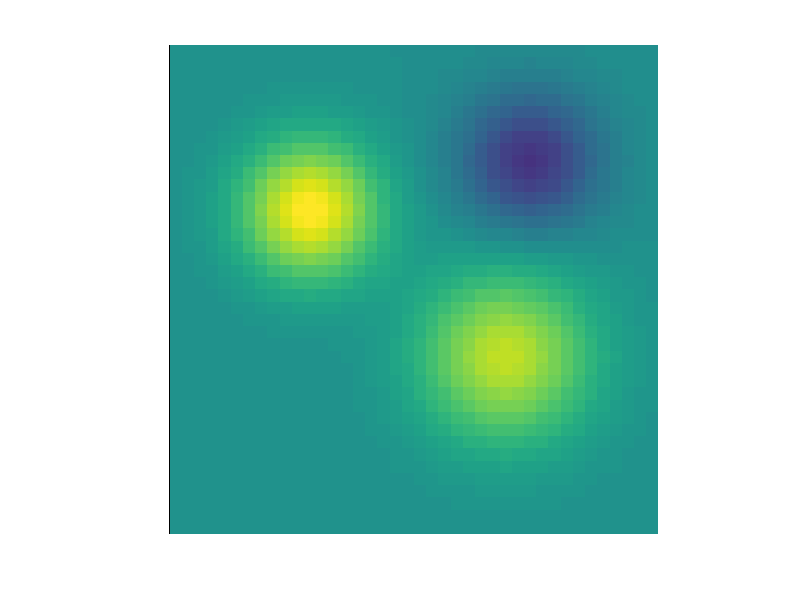

Write the MATLAB code that produced this figure. (Note: this script raises an error after producing the figure.)
%% Chapter 40 Lab (MATLAB): Applying a Fixed Brain Signature
%[text] In this lab you play the role of a researcher who has *downloaded* a
%[text] pretrained, population-level pattern (a "signature") and wants to apply it
%[text] to new subjects' data. You will: (1) define a fixed signature weight map;
%[text] (2) simulate condition images for new test subjects; (3) compute pattern
%[text] responses (dot products); (4) test paired forced-choice accuracy and
%[text] ROC / sensitivity / specificity; and (5) see how scanner gain and offset
%[text] distort some similarity metrics but not others.
%[text]
%[text] Requirements: CanlabCore (github.com/canlab/CanlabCore) + SPM12 on your
%[text] path for `roc_plot` and the optional real-data section at the end.
%[text] Sections 1-6 otherwise use base MATLAB + Statistics Toolbox only.
%[text]
%[text] Companion to the Chapter 40 page of "Elements of fMRI Analysis -
%[text] Interactive Tutorials". Parts adapted from CANlab tutorial
%[text] canlab_help_9_apply_a_multivariate_pattern_of_interest.m (github.com/canlab).

%% 1. Define a fixed signature weight map
% The signature is a FIXED set of weights, w. Pretend it was trained on prior
% studies: we never re-fit it to the test data below. Here it lives on a
% 40 x 40 "brain slice" with two positive regions and one negative region.

side = 40;
[xx, yy] = meshgrid(1:side, 1:side);
blob = @(cx, cy, sd) exp(-((xx - cx).^2 + (yy - cy).^2) ./ (2 * sd^2));

W = 1.0 * blob(12, 14, 4) + 0.8 * blob(28, 26, 5) - 0.7 * blob(30, 10, 4);
w = W(:);                                  % vectorized weights, one per "voxel"
n_vox = numel(w);

figure;
imagesc(W, [-1 1]); axis image off; colormap(gca, canlab_colormap_or_default);
colorbar; title('Fixed signature weight map w');

%% 2. Simulate condition images for new test subjects
% 30 new subjects, three conditions per subject:
%   - pain:   expresses the signature strongly (amplitude ~ N(1.0, 0.4))
%   - sound:  an arousing but nonpainful control; weak expression (~ N(0.3, 0.2))
%   - warmth: neutral control; no expression
% Each subject also has a baseline (global) offset shared by all conditions,
% and independent voxel noise -- like real condition images.

rng(2026);
n_sub = 30;

amp_pain  = 1.0 + 0.4 * randn(n_sub, 1);
amp_sound = 0.3 + 0.2 * randn(n_sub, 1);
amp_warm  = zeros(n_sub, 1);

offset   = 0.3 * randn(n_sub, 1);          % subject baseline differences
noise_sd = 4;

make_images = @(amp) amp * w' + offset * ones(1, n_vox) + noise_sd * randn(n_sub, n_vox);
img_pain  = make_images(amp_pain);         % subjects x voxels
img_sound = make_images(amp_sound);
img_warm  = make_images(amp_warm);

figure;
subplot(1, 2, 1); imagesc(W, [-1 1]); axis image off; title('Signature');
subplot(1, 2, 2); imagesc(reshape(img_pain(1, :), side, side), [-8 8]);
axis image off; title('Subject 1, pain image (noisy)');

%% 3. Pattern responses: the dot product
% The pattern response for each image is r = w' * x, a weighted average of
% image values with weights fixed by the signature. With fmri_data objects,
% the same operation is:
%   pexp = apply_mask(data_obj, signature_obj, 'pattern_expression', 'ignore_missing');

resp_pain  = img_pain  * w;
resp_sound = img_sound * w;
resp_warm  = img_warm  * w;

figure; hold on;
plot([1 2 3], [resp_pain resp_sound resp_warm]', '-', 'Color', [.7 .7 .7]);
plot(1 * ones(n_sub, 1), resp_pain,  'ro', 'MarkerFaceColor', [1 .6 .6]);
plot(2 * ones(n_sub, 1), resp_sound, 'o', 'Color', [.9 .6 0]);
plot(3 * ones(n_sub, 1), resp_warm,  'bo', 'MarkerFaceColor', [.6 .6 1]);
set(gca, 'XTick', 1:3, 'XTickLabel', {'pain' 'sound' 'warmth'}, 'XLim', [.5 3.5]);
ylabel('Pattern response  w''x'); title('Signature responses by condition');

fprintf('Mean responses: pain = %3.1f, sound = %3.1f, warmth = %3.1f\n', ...
    mean(resp_pain), mean(resp_sound), mean(resp_warm));

%% 4. Paired forced-choice accuracy
% Within each subject, which condition has the larger response? Baseline
% (offset) differences between subjects cancel in this paired comparison.
% binotest (CanlabCore) gives a binomial test against chance (0.5).

acc_pain_warm  = mean(resp_pain > resp_warm);
acc_pain_sound = mean(resp_pain > resp_sound);

fprintf('Forced-choice accuracy, pain vs warmth: %3.0f%%\n', 100 * acc_pain_warm);
fprintf('Forced-choice accuracy, pain vs sound:  %3.0f%%\n', 100 * acc_pain_sound);

RES = binotest(double(resp_pain > resp_warm), 0.5);   % CanlabCore binomial test
fprintf('Binomial test vs chance (pain vs warmth): p = %3.6f\n', RES.p_val);

%% 5. ROC curves, sensitivity, and specificity
% Single-interval classification: one threshold for everyone. Then the paired
% forced-choice version ('twochoice'), which assumes the positive and null
% observations are entered in the same subject order.

figure;
ROC = roc_plot([resp_pain; resp_warm], [true(n_sub, 1); false(n_sub, 1)], ...
    'color', 'b', 'plothistograms');
fprintf('Single-interval: AUC = %3.2f, sens = %3.2f, spec = %3.2f\n', ...
    ROC.AUC, ROC.sensitivity, ROC.specificity);

figure;
ROC2 = roc_plot([resp_pain; resp_warm], [true(n_sub, 1); false(n_sub, 1)], ...
    'twochoice', 'color', 'r');
fprintf('Forced-choice:   accuracy = %3.2f\n', ROC2.accuracy);

% Forced-choice accuracy is usually higher: between-subject baseline variance
% counts against a single threshold, but cancels within person.

%% 6. Metric choice and calibration across scanners
% Suppose the same subjects were scanned on "Scanner B", which multiplies
% signal by a gain and adds a uniform offset. Compare three pattern-similarity
% metrics:
%   dot product  -- sensitive to gain AND offset
%   cosine       -- invariant to gain, sensitive to offset
%   correlation  -- invariant to gain and uniform offset
% (canlab_pattern_similarity implements these for fmri_data-style matrices.)

gain = 1.8; shift = 5;
img_pain_B = gain * img_pain + shift;

metrics = @(X) deal( ...
    X * w, ...                                                   % dot product
    (X * w) ./ (vecnorm(X, 2, 2) * norm(w)), ...                 % cosine
    corr(X', w));                                                % correlation

[dotA, cosA, corA] = metrics(img_pain);
[dotB, cosB, corB] = metrics(img_pain_B);

figure;
subplot(1, 3, 1); boxplot([dotA dotB], 'Labels', {'Scanner A' 'Scanner B'});
title('Dot product');
subplot(1, 3, 2); boxplot([cosA cosB], 'Labels', {'Scanner A' 'Scanner B'});
title('Cosine similarity');
subplot(1, 3, 3); boxplot([corA corB], 'Labels', {'Scanner A' 'Scanner B'});
title('Correlation');

% Within-scanner forced-choice comparisons are unaffected by gain/offset,
% because both conditions are transformed the same way:
img_warm_B = gain * img_warm + shift;
fprintf('Forced-choice accuracy, Scanner A: %3.2f\n', mean(resp_pain > resp_warm));
fprintf('Forced-choice accuracy, Scanner B: %3.2f\n', ...
    mean(img_pain_B * w > img_warm_B * w));

%% 7. Optional: real data with CANlab pattern-expression idioms
% Requires CanlabCore, SPM12, and Neuroimaging_Pattern_Masks on your path.
% Adapted from canlab_help_9_apply_a_multivariate_pattern_of_interest.m.
% We apply a whole-brain pain-predictive PLS signature (Kragel et al. 2018,
% Nature Neuroscience) to 30 subjects' [regulate - look] contrast images
% (Wager et al. 2008, Neuron).

if ~isempty(which('load_image_set'))

    test_data = load_image_set('emotionreg');       % 30 subjects' contrast images
    [pats, patnames] = load_image_set('pain_cog_emo');
    sig = get_wh_image(pats, 8);                    % whole-brain pain pattern

    % Pattern responses with three metrics. apply_mask resamples the pattern
    % to the data space and treats 0s in data images as missing values.
    pexp     = apply_mask(test_data, sig, 'pattern_expression', 'ignore_missing');
    pexp_cos = apply_mask(test_data, sig, 'pattern_expression', 'ignore_missing', 'cosine_similarity');
    pexp_r   = apply_mask(test_data, sig, 'pattern_expression', 'ignore_missing', 'correlation');

    figure;
    barplot_columns([scale(pexp) scale(pexp_cos) scale(pexp_r)], 'nofigure', ...
        'names', {'dot product (z)' 'cosine (z)' 'correlation (z)'});
    ylabel('Pattern response (z-scored for comparison)');
    title('Pain-signature responses: emotion regulation contrast');

    disp('Correlations among the three metrics across subjects:');
    disp(corr([pexp pexp_cos pexp_r]));

else
    disp('CanlabCore not found on path -- skipping the real-data section.');
end

%% Helper: colormap fallback
function cm = canlab_colormap_or_default
% Use a diverging colormap; fall back to parula-based if none available.
try
    cm = colormap_tor([0 0 1], [1 0 0], [1 1 1]);
catch
    cm = [linspace(0, 1, 128)' linspace(0, 1, 128)' ones(128, 1); ...
          ones(128, 1) linspace(1, 0, 128)' linspace(1, 0, 128)'];
end
end
